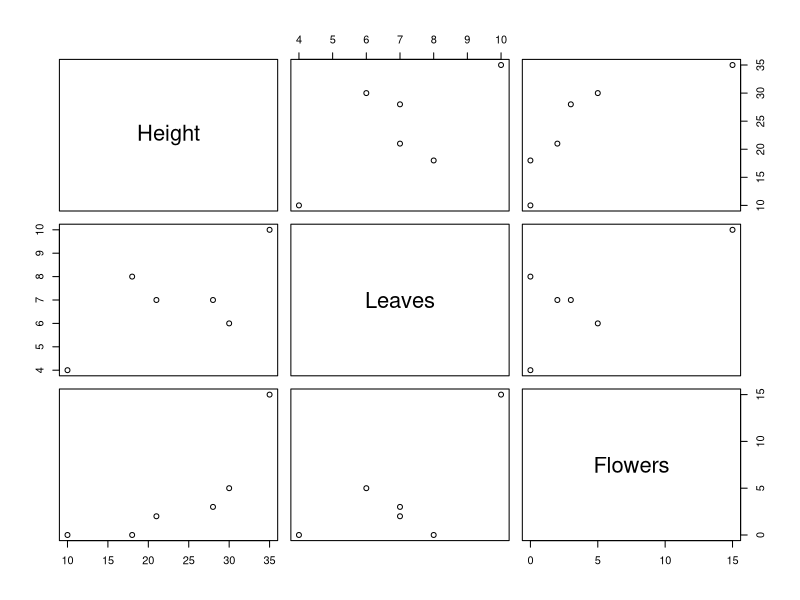

Recreate this plot in R.
# orchids.csvを読み込んで、"orchids"というデータフレームに格納する。
orchids <- read.table("./orchids.csv", header=TRUE, row.names=1, encoding="UTF-8", sep=",")

# データフレーム内の各列の組み合わせで、複数個の散布図を描画する。
plot(orchids)